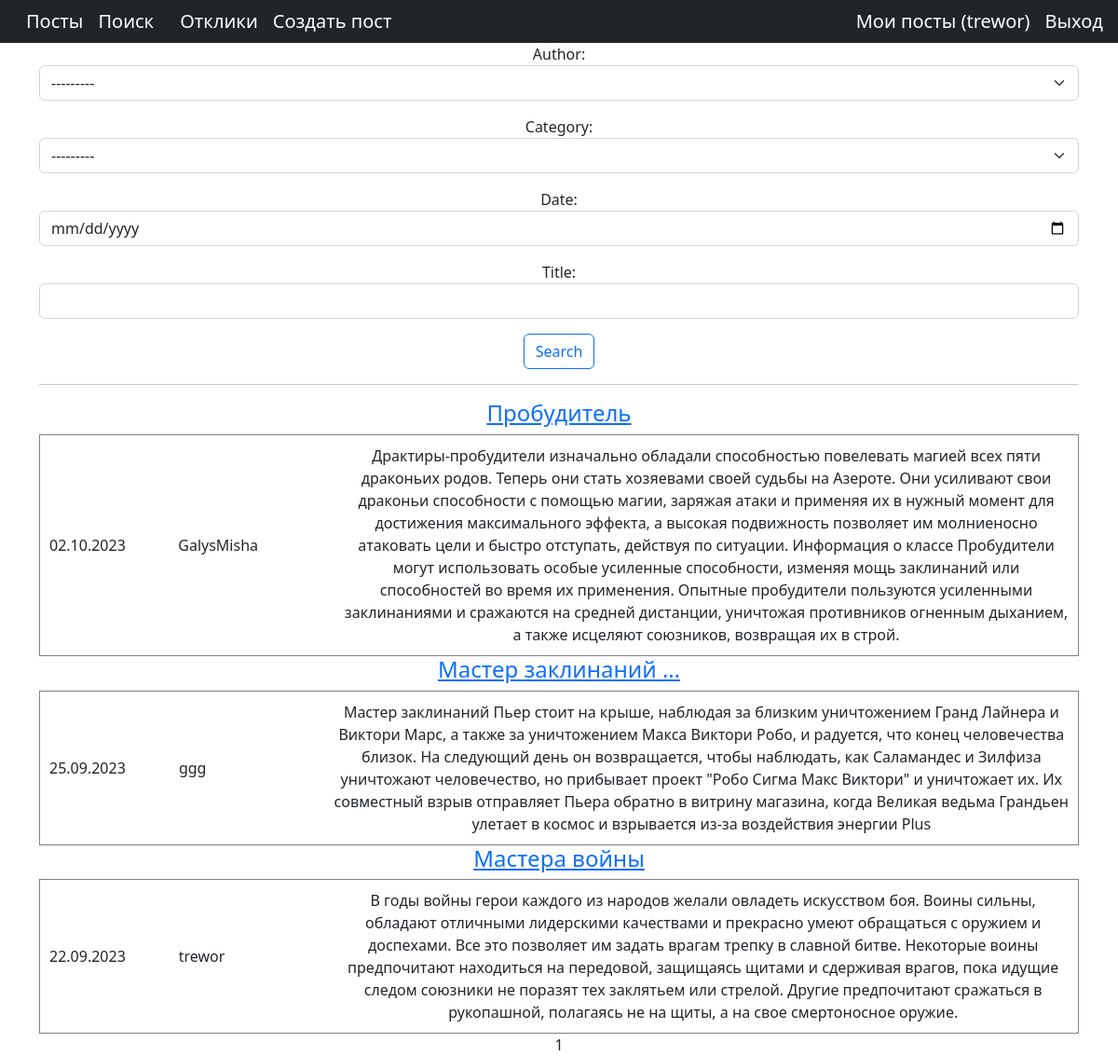
The app's page /search/ (signed in) with its own data.
### ads/models.py (models this page shows, shortened)
class Author(models.Model):
    author = models.OneToOneField(User, on_delete=models.CASCADE)
    def __str__(self):
        return f'{self.author}'

class Post(models.Model):
    CATEGORY_TYPE = (
        ('TANKS', 'Танки'),
        ('DD', 'DD'),
        ('HILY', 'Хилы'),
        ('MERCHANTS', 'Торговцы'),
        ('GUILD_MASTERS', 'Гилдмастеры'),
        ('QUEST_GIVERS', 'Квестгиверы'),
        ('BLACKSMITHS', 'Кузнецы'),
        ('TANNERS', 'Кожевники'),
        ('POTION_MAKERS', 'Зельевары'),
        ('SPELL_MASTERS', 'Мастера заклинаний'),
    )
    author = models.ForeignKey(Author, on_delete=models.CASCADE)
    category_type = models.CharField(max_length=24, choices=CATEGORY_TYPE, default='TANKS')
    title = models.CharField(max_length=128)
    text = models.TextField()
    created = models.DateTimeField(auto_now_add=True)
    file = models.FileField(upload_to='static/img')

### ads/views.py (the view)
# urls.py: path('search/', Search.as_view(), name='search'),
class Search(PostList):
    raise_exception = True
    model = Post
    template_name = 'search.html'
    context_object_name = 'search'
    paginate_by = 5

### ads/views.py (called while the page is built)
    def get_queryset(self):
        queryset = super().get_queryset()
        self.filterset = PostFilter(self.request.GET, queryset)
        return self.filterset.qs

    def get_context_data(self, **kwargs):
        context = super().get_context_data(**kwargs)
        context['filterset'] = self.filterset
        return context

### templates/search.html (shortened to what this page needs)
{% extends 'flatpages/default.html' %}
{% block content %}
<html lang="en">
<head>
</head>
<body>
</body>
   <form action="" method="get">
       {{ filterset.form.as_p }}
       <input class="btn btn-outline-primary" type="submit" value= Search>
   </form>
   <hr>
  {% if search %}
           {% for post in search %}
<table cellspacing="5" cellpadding="10" border="1" width="100%">
           <tr>
               <a href="{% url 'post_detail' pk=post.id %}">
                 <h4 >{{ post.title|truncatewords:2 }}</h4>
                </a>
               <td align="left" width="150">{{ post.created|date:'d.m.Y' }}</td>
               <td align="left" width="200" > {{ post.author }}</td>
               <td align="center" width="1000">{{ post.text }}</td>
           </tr>
     </table>
           {% endfor %}
   {% endif %}
   {{ page_obj.number }}
{% endblock content %}

### templates/flatpages/default.html (shortened to what this page needs)
<!DOCTYPE html>
<html lang="en">
    <head>
        {% load static %}
        <link href="{% static 'css/styles.css' %}" rel="stylesheet" />
    </head>
    <body>
        <nav class="navbar navbar-expand-lg navbar-dark bg-dark static-top">
   <div class="container" >
       <div class="collapse navbar-collapse" id="navbarResponsive">
           <ul class="navbar-nav ml-auto">
               <li class="nav-item ">
                   <a class="navbar-brand"  href="{% url 'post_list'%}">Посты
                   </a>
               </li>
        </ul>
        </div>
       <div class="collapse navbar-collapse" id="navbarResponsive4">
           <ul class="navbar-nav ml-auto">
               <li class="nav-item ">
                   <a class="navbar-brand"  href="{% url 'search'%}">Поиск</a>
               </li>
           </ul>
       </div>
       <div class="container">
           <div class="collapse navbar-collapse" id="navbarResponsive2">
            <ul class="navbar-nav ml-auto">
               <li class="nav-item " >
                    <a class="navbar-brand"  href="{% url 'responses'%}">Отклики</a>
               </li>
                <li class="nav-item">
                    <a class="navbar-brand"  href="{% url 'post_created'%}">Создать пост </a>
                </li>
           </ul>
        </div>
       </div>
   </div>
        <div class="collapse navbar-collapse" id="navbarResponsive34">
                <ul class="navbar-nav ml-auto">
               <li class="nav-item active">
                   <a class="navbar-brand" href="{% url 'myposts'%}">Мои посты
                       <span class="sr-only">({{request.user.username}})</span>
                   </a>
               </li>
            <div>
               <a class="navbar-brand" href="{% url 'account_logout' %}">Выход</a>
            </div>
</nav>
        <div class="container text-center" >
   <div class="row">
       <div class="col-lg-12 text-center">
           {% block content %}{% endblock content %}
       </div>
   </div>
</div>
    </body>
</html>

### records on screen
Author: author "---------"
Post: title "Пробудитель", created "02.10.2023", author "GalysMisha", text "Драктиры-пробудители изначально обладали способностью повелевать магией всех пяти драконьих родов. Теперь они стать хозяевами своей судьбы на Азероте. Они усиливают свои драконьи способности с помощью магии, заряжая атаки и применяя их в нужный момент для достижения максимального эффекта, а высокая подвижность позволяет им молниеносно атаковать цели и быстро отступать, действуя по ситуации. Информация о классе Пробудители могут использовать особые усиленные способности, изменяя мощь заклинаний или способностей во время их применения. Опытные пробудители пользуются усиленными заклинаниями и сражаются на средней дистанции, уничтожая противников огненным дыханием, а также исцеляют союзников,…"
Post: title "Мастер заклинаний …", created "25.09.2023", author "ggg", text "Мастер заклинаний Пьер стоит на крыше, наблюдая за близким уничтожением Гранд Лайнера и Виктори Марс, а также за уничтожением Макса Виктори Робо, и радуется, что конец человечества близок. На следующий день он возвращается, чтобы наблюдать, как Саламандес и Зилфиза уничтожают человечество, но прибывает проект \"Робо Сигма Макс Виктори\" и уничтожает их. Их совместный взрыв отправляет Пьера обратно в витрину магазина, когда Великая ведьма Грандьен улетает в космос и взрывается из-за воздействия энергии Plus"
Post: title "Мастера войны", created "22.09.2023", author "trewor", text "В годы войны герои каждого из народов желали овладеть искусством боя. Воины сильны, обладают отличными лидерскими качествами и прекрасно умеют обращаться с оружием и доспехами. Все это позволяет им задать врагам трепку в славной битве. Некоторые воины предпочитают находиться на передовой, защищаясь щитами и сдерживая врагов, пока идущие следом союзники не поразят тех заклятьем или стрелой. Другие предпочитают сражаться в рукопашной, полагаясь не на щиты, а на свое смертоносное оружие."

### other values on screen
{{ request.user.username }} "trewor"
{{ page_obj.number }} "1"
